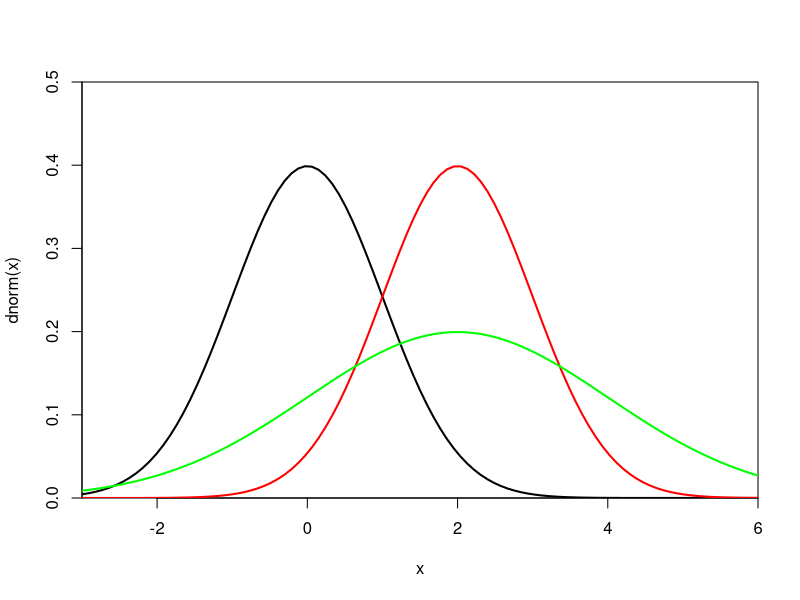
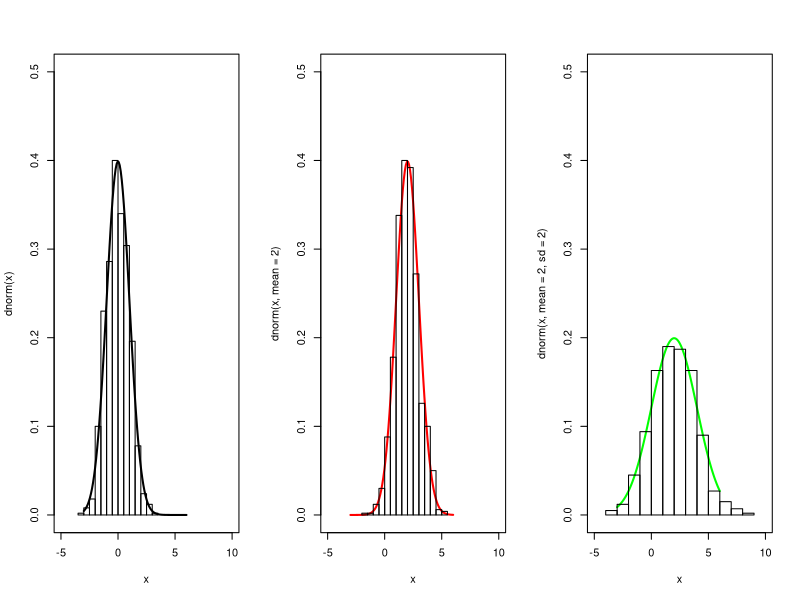

The R script that drew these images, in order:
#' ---
#' "Descriptive statistics and random numbers"

#' 
#' Statistics are at the heart of R and probably the reason why I learned this language in the first place. Here, I will just provide a brief overview of descriptive summary statistics, probability distributions, and random numbers. I don't introduce simple linear regression here as we will do a lot of regression in the other weeks.
#' 
#' # 1 - Descriptive statistics
#' These describe data samples, for example the central tendency, spread and variance, or relationships in cases of bi- or multivariate data.
#' 
#' Important functions to know for first and second order moments are:
#' 
#' - `mean(x)`, `weighted.mean(x)`, `median(x)` : arithmetic mean, weighted mean, and median of a vector (here: x)
#' - `quantile(x, probs = p)` : the p% quantile of vector x
#' - `sd(x)`, `var(x)`: standard deviation, and variance (both with denominator n-1)
#' - `mad(x)` : median absolute deviation
#' - `range(x)` : minimum and maximum values
#' - `diff(range(x))` : spread
#' - `diff(quantile(x,c(0.25,0.75)))` : interquartile range
#' - `cor(x,y)`, `cov(x,y)` : correlation coefficient, and covariance

 
#' # 2 - Probability distribution and random numbers
#' R offers several built-in probability distributions, which usually come with four functions: probability density function (prefix `d` for density), cumulative distribution function (prefix `p` for probability), a function for calculating quantiles (prefix `q` for quantiles) and a function for generating (pseudo-) random numbers (prefix `r` for random).
#' 
#' Have a look at the help pages to find all the built-in distributions: `?Distributions`
#' 
#' Let’s have a look at the normal distribution. As default, R assumes the standard normal distribution with `mean=0` and `sd=1`. We first look at the probability density function. This shows us the probability (or relative likelihood) that a random sample from a population (or the sample space) takes a specific value.
x <- seq(-10, 10, by = 0.5)

# the standard normal distribution
curve(dnorm(x), -3, 6, lwd = 2, xaxs = "i", yaxs = "i", ylim = c(0, 0.5)) #plots density function

# changing the parameters for mean and sd
curve(dnorm(x, mean = 2), -3, 6, col = "red", add = TRUE, lwd = 2) 
curve(dnorm(x, mean = 2, sd = 2), -3, 6, col = "green", add = TRUE, lwd = 2)

#' 
#' We see that the shape and the location of the bell curve changes according to the parameters `mean` and `sd`. So, what is the probability that a random sample from the different populations (the differently coloured bell curves in this case) take the value `x=0`?
#' 
# look at black curve in above plot:
dnorm(0)

# look at red curve in above plot:
dnorm(0, 2)

# look at green curve in above plot:
dnorm(0, 2, 2) 

#' 
#' We can also draw random numbers from these distributions using the function `rnorm()`.
#' ?dnorm
# draw 10 random numbers from the standard normal distribution:
rnorm(10)

par(mfrow=c(1,3)) 
# plot the density function
curve(dnorm(x), -3, 6, lwd = 2, ylim = c(0, 0.5), xlim=c(-5,10)) 
# draw random numbers and plot as histogram
hist(rnorm(1000), freq = FALSE, col = NULL, add = TRUE) 

# change parameter mean 
curve(dnorm(x, mean = 2), -3, 6, col = "red", lwd = 2,  ylim = c(0, 0.5), xlim=c(-5,10)) 
hist(rnorm(1000, mean=2), freq=FALSE, col=NULL,  add=TRUE) 

# change parameters mean and sd 
curve(dnorm(x, mean = 2, sd = 2), -3, 6, col = "green", lwd = 2,  ylim = c(0, 0.5), xlim=c(-5,10))
hist(rnorm(1000, mean=2, sd=2), freq=FALSE, col=NULL, add=TRUE)

#' 
#' **Extra:** Also have a look at the cumulative density function `pnorm()` and the quantile function `qnorm()`.
#'

#' # 3 - Draw samples
#' Another very useful feature is that we can draw samples from a vector using `sample()`. As arguments, it takes a scalar or vector from which to draw, and the number of samples to draw. Per default, samples are drawn without replacement.
sample(1:30, size = 20) # without replacement
sample(30, size = 20) # same
sample(1:30, size = 20, replace = TRUE) # with replacement
sample(letters, 10)
